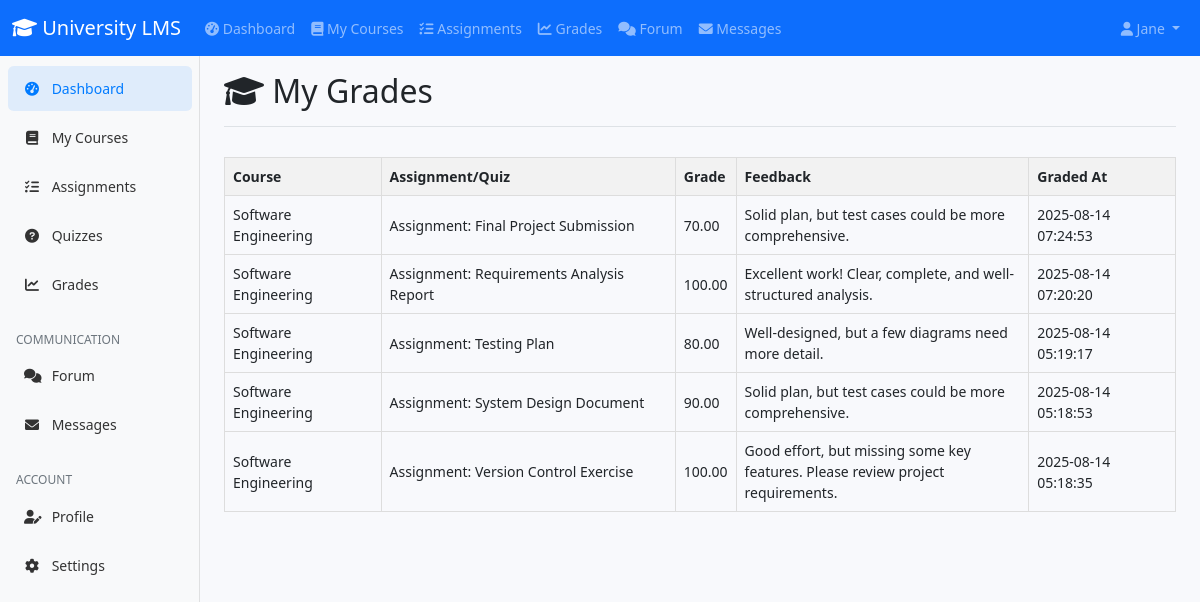
/student/grades.php (signed in), run on the app's committed database.
### tables this page shows
CREATE TABLE `grades` (
  `grade_id` int(11) NOT NULL,
  `assignment_id` int(11) NOT NULL,
  `student_id` int(11) NOT NULL,
  `quiz_id` int(11) NOT NULL,
  `course_id` int(11) NOT NULL,
  `grade` decimal(5,2) DEFAULT NULL,
  `graded_at` timestamp NOT NULL DEFAULT current_timestamp(),
  `feedback` text NOT NULL
);

CREATE TABLE `courses` (
  `id` int(11) NOT NULL,
  `title` varchar(200) NOT NULL,
  `description` text DEFAULT NULL,
  `instructor_id` int(11) NOT NULL,
  `course_code` varchar(20) NOT NULL,
  `credits` int(11) DEFAULT 3,
  `semester` varchar(20) DEFAULT NULL,
  `year` int(11) DEFAULT NULL,
  `max_students` int(11) DEFAULT 50,
  `status` enum('active','inactive') DEFAULT 'active',
  `created_at` timestamp NOT NULL DEFAULT current_timestamp()
);

CREATE TABLE `assignments` (
  `id` int(11) NOT NULL,
  `course_id` int(11) NOT NULL,
  `title` varchar(200) NOT NULL,
  `description` text DEFAULT NULL,
  `due_date` datetime DEFAULT NULL,
  `max_points` decimal(5,2) DEFAULT 100.00,
  `created_by` int(11) NOT NULL,
  `created_at` timestamp NOT NULL DEFAULT current_timestamp()
);

### student/grades.php (the view, shortened to what this page needs)
<?php
$database = new Database();
$db = $database->getConnection();
$student_id = $_SESSION['user_id'];
$sql = "SELECT g.*, c.title AS course_title, a.title AS assignment_title, q.title AS quiz_title,
       s.feedback AS submission_feedback
    FROM grades g
    JOIN courses c ON g.course_id = c.id
    LEFT JOIN assignments a ON g.assignment_id = a.id
    LEFT JOIN quizzes q ON g.quiz_id = q.id
    LEFT JOIN submissions s ON s.assignment_id = g.assignment_id AND s.student_id = g.student_id
    WHERE g.student_id = ?
    ORDER BY g.graded_at DESC";
$stmt = $db->prepare($sql);
$stmt->execute([$student_id]);
$grades = $stmt->fetchAll(PDO::FETCH_ASSOC);
?>
<!DOCTYPE html>
<html lang="en">
<head>
    <link href="https://cdn.jsdelivr.net/npm/bootstrap@5.1.3/dist/css/bootstrap.min.css" rel="stylesheet">
    <link href="https://cdnjs.cloudflare.com/ajax/libs/font-awesome/6.0.0/css/all.min.css" rel="stylesheet">
    <link rel="stylesheet" href="../assets/css/dashboard.css">
</head>
<body>
    <?php include '../includes/student_navbar.php'; ?>
    <div class="container-fluid">
        <div class="row">
            <?php include '../includes/student_sidebar.php'; ?>
            <main class="col-md-9 ms-sm-auto col-lg-10 px-md-4">
                <div class="d-flex justify-content-between flex-wrap flex-md-nowrap align-items-center pt-3 pb-2 mb-3 border-bottom">
                    <h1 class="h2">
                        <i class="fas fa-graduation-cap"></i> My Grades
                    </h1>
                </div>
                <table class="grades-table">
                    <thead>
                        <tr>
                            <th>Course</th>
                            <th>Assignment/Quiz</th>
                            <th>Grade</th>
                            <th>Feedback</th>
                            <th>Graded At</th>
                        </tr>
                    </thead>
                    <tbody>
                    <?php if (count($grades) > 0): ?>
                        <?php foreach ($grades as $grade): ?>
                            <tr>
                                <td><?= htmlspecialchars($grade['course_title']) ?></td>
                                <td>
                                    <?php
                                    if ($grade['assignment_id']) {
                                        echo 'Assignment: ' . htmlspecialchars($grade['assignment_title']);
                                    } elseif ($grade['quiz_id']) {
                                        echo 'Quiz: ' . htmlspecialchars($grade['quiz_title']);
                                    } else {
                                        echo '-';
                                    }
                                    ?>
                                </td>
                                <td><?= htmlspecialchars($grade['grade']) ?></td>
                                <td class="feedback">
                                    <?php
                                    if (!empty($grade['submission_feedback'])) {
                                        echo nl2br(htmlspecialchars($grade['submission_feedback']));
                                    } else {
                                        echo nl2br(htmlspecialchars($grade['feedback']));
                                    }
                                    ?>
                                </td>
                                <td><?= htmlspecialchars($grade['graded_at']) ?></td>
                            </tr>
                        <?php endforeach; ?>
                    <?php else: ?>
                        <tr><td colspan="5">No grades found.</td></tr>
                    <?php endif; ?>
                    </tbody>
                </table>
            </main>
        </div>
    </div>
</body>
</html>

### assets/css/dashboard.css (style rules this page uses)
body { font-size: .875rem; background-color: #f8f9fc; }

### student/grades.php (style rules this page uses)
.grades-table { width: 100%; border-collapse: collapse; margin-top: 30px; }
.grades-table th, .grades-table td { border: 1px solid #ddd; padding: 8px; text-align: left; }
.grades-table th { background-color: #f2f2f2; }
.feedback { max-width: 300px; word-break: break-word; }

### data on the page
grades: course.title "Software Engineering", assignment.title "Final Project Submission", grade "70.00", feedback "Solid plan, but test cases could be more comprehensive.", graded_at "2025-08-14 07:24:53"
grades: course.title "Software Engineering", assignment.title "Requirements Analysis Report", grade "100.00", feedback "Excellent work! Clear, complete, and well-structured analysis.", graded_at "2025-08-14 07:20:20"
grades: course.title "Software Engineering", assignment.title "Testing Plan", grade "80.00", feedback "Well-designed, but a few diagrams need more detail.", graded_at "2025-08-14 05:19:17"
grades: course.title "Software Engineering", assignment.title "System Design Document", grade "90.00", feedback "Solid plan, but test cases could be more comprehensive.", graded_at "2025-08-14 05:18:53"
grades: course.title "Software Engineering", assignment.title "Version Control Exercise", grade "100.00", feedback "Good effort, but missing some key features. Please review project requirements.", graded_at "2025-08-14 05:18:35"

### other printed values
$_SESSION['first_name'] "Jane"
